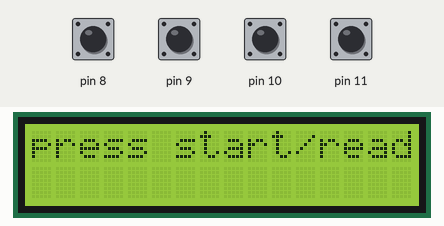
Simulated run of this sketch. Board: Arduino Uno, built with avr-gcc and run on an emulated ATmega328P. Shown: 16×2 character LCD. The test bench sets the inputs (shaded band); at power-on: pin 8–11 HIGH.

Above: at 1.2 s.
1.3 s: pin 8 pulled LOW for 0.3 s
At 1.39 s:
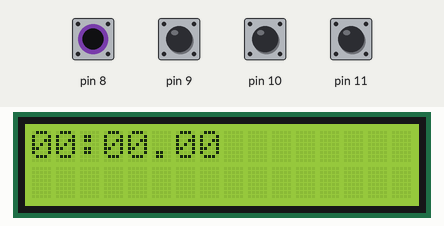
3.1 s: pin 9 pulled LOW for 0.3 s
At 4.5 s:
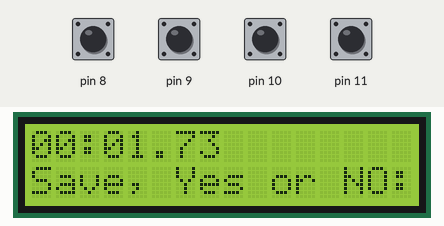
4.9 s: pin 8 pulled LOW for 1 s
At 5.38 s:
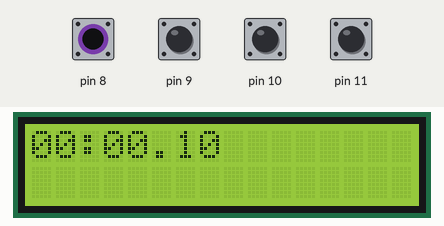
8.5 s: pin 9 pulled LOW for 1 s
At 9.2 s:
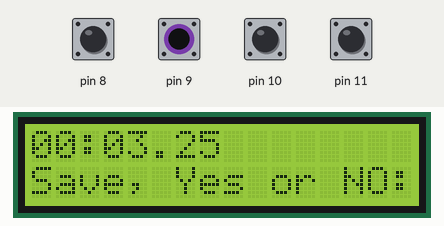
11.0 s: pin 10 pulled LOW for 0.3 s
At 12.4 s:
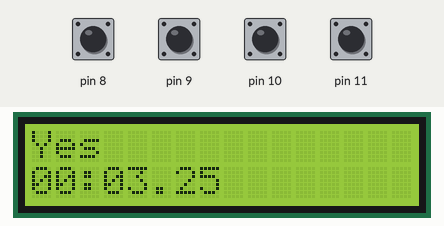
Timing chart, 0 to 13.8 s (numbered marks = the images above; inputs shaded):
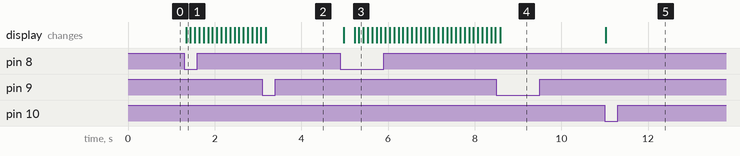

The sketch:

stopwatch.ino
```cpp
#include <LiquidCrystal.h>

#include <EEPROM.h>

const int rs = 7, en = 6, d4 = 5, d5 = 4, d6 = 3, d7 = 2;
LiquidCrystal lcd(rs, en, d4, d5, d6, d7);

struct Savetime {
  int minutesS;
  float secondsS;
};

float seconds;
long mil;
int minutes = 0;
float time;
int sub;
float a = millis();
float c;
int eeAddress = 0;

void setup() {
  lcd.begin(16, 2);
  lcd.clear();

  Serial.begin(9600);

  pinMode(8, INPUT);
  digitalWrite(8, HIGH);
  pinMode(9, INPUT);
  digitalWrite(9, HIGH);
  pinMode(10, INPUT);
  digitalWrite(10, HIGH);
  pinMode(11, INPUT);
  digitalWrite(11, HIGH);
}

void loop() {
  minutes = 0;
  seconds = 0;
  mil = 0;
  time = 0;
  sub = 0;
  lcd.clear();
  lcd.print("press start/read");
  delay(250);
  if (digitalRead(11) == LOW) {
    while (digitalRead(8) == HIGH) {
      Savetime customVar;
      EEPROM.get(eeAddress, customVar);
      lcd.clear();
      lcd.setCursor(0, 0);
      lcd.print("Saved Time:");
      lcd.setCursor(0, 1);
      if (customVar.minutesS < 10) {
        lcd.print("0");
      }
      lcd.print(customVar.minutesS);
      lcd.print(":");
      if (customVar.secondsS < 10) {
        lcd.print("0");
      }
      lcd.print(customVar.secondsS);
      delay(100);
    }
  }

  if (digitalRead(8) == LOW) {

    lcd.clear();
    a = millis();
    while (digitalRead(9) == HIGH) {

      c = millis();
      time = (c - a) / 1000;


      seconds = time - sub;
      if (seconds > 60) {
        sub = sub + 60;
        minutes++;
      }

      if (minutes < 10) {
        lcd.print("0");
      }
      lcd.print(minutes);
      lcd.print(":");
      if (seconds < 10) {
        lcd.print("0");
      }
      lcd.print(seconds);
      lcd.setCursor(0, 0);
      delay(100);
    }

    if (digitalRead(9) == LOW) {
      while (digitalRead(8) == HIGH) {
        lcd.clear();
        if (minutes < 10) {
          lcd.print("0");
        }
        lcd.print(minutes);
        lcd.print(":");
        if (seconds < 10) {
          lcd.print("0");
        }
        lcd.print(seconds);
        lcd.setCursor(0, 1);
        lcd.print("Save, Yes or NO: ");
        delay(100);
        if (digitalRead(10) == LOW) {
          while (digitalRead(8) == HIGH){
            lcd.clear();
            lcd.setCursor(0, 0);
            lcd.print("Yes");
            lcd.setCursor(0, 1);
            if (minutes < 10) {
                lcd.print("0");
            }
            lcd.print(minutes);
            lcd.print(":");
            if (seconds < 10) {
              lcd.print("0");
            }
            lcd.print(seconds);
            delay(100);
          }
          Savetime customVar = {
              minutes,
              seconds,
            };
          EEPROM.put(eeAddress, customVar);
        }
      }
    }
  }
}
```

Measured:
- after the input at 1.3 s, the display: changes at once (image 1)
- after the input at 3.1 s, the display: changes after 0.07 s (image 2)
- after the input at 4.9 s, the display: first changes after 0.07 s (image 3 shows a later state)
- after the input at 8.5 s, the display: changes after 0.09 s (image 4)
- after the input at 11.0 s, the display: changes at once (image 5)
